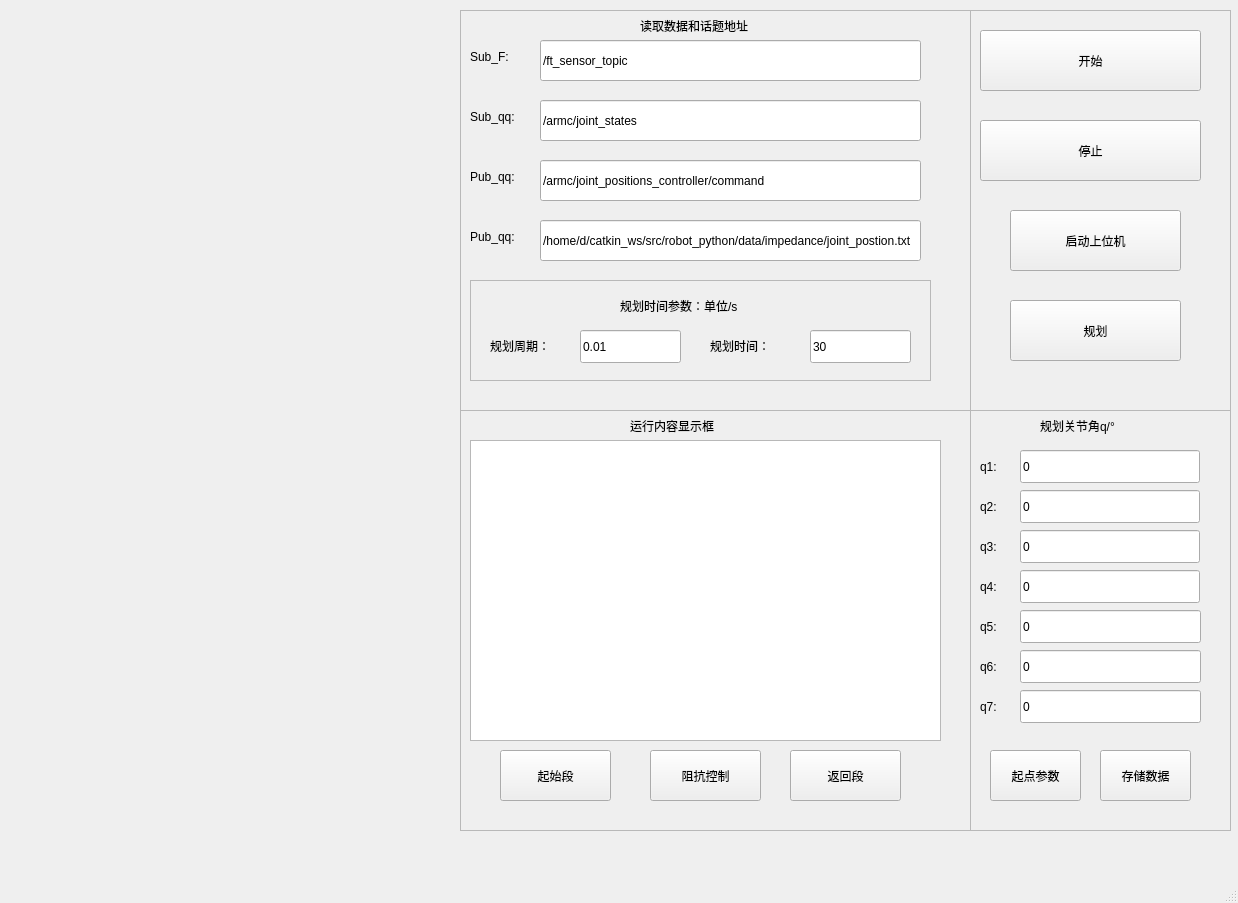
<?xml version="1.0" encoding="UTF-8"?>
<ui version="4.0">
 <class>MainWindow</class>
 <widget class="QMainWindow" name="MainWindow">
  <property name="geometry">
   <rect>
    <x>0</x>
    <y>0</y>
    <width>1238</width>
    <height>903</height>
   </rect>
  </property>
  <property name="windowTitle">
   <string>MainWindow</string>
  </property>
  <property name="iconSize">
   <size>
    <width>16</width>
    <height>16</height>
   </size>
  </property>
  <property name="animated">
   <bool>false</bool>
  </property>
  <widget class="QWidget" name="centralwidget">
   <widget class="QWidget" name="horizontalLayoutWidget">
    <property name="geometry">
     <rect>
      <x>10</x>
      <y>10</y>
      <width>451</width>
      <height>401</height>
     </rect>
    </property>
    <layout class="QHBoxLayout" name="horizontalLayout_1"/>
   </widget>
   <widget class="QWidget" name="horizontalLayoutWidget_2">
    <property name="geometry">
     <rect>
      <x>10</x>
      <y>410</y>
      <width>451</width>
      <height>421</height>
     </rect>
    </property>
    <layout class="QHBoxLayout" name="horizontalLayout_2"/>
   </widget>
   <widget class="QWidget" name="horizontalLayoutWidget_5">
    <property name="geometry">
     <rect>
      <x>460</x>
      <y>410</y>
      <width>511</width>
      <height>421</height>
     </rect>
    </property>
    <layout class="QHBoxLayout" name="horizontalLayout_5">
     <item>
      <widget class="QFrame" name="frame">
       <property name="frameShape">
        <enum>QFrame::StyledPanel</enum>
       </property>
       <property name="frameShadow">
        <enum>QFrame::Raised</enum>
       </property>
       <widget class="QTextEdit" name="textEdit">
        <property name="geometry">
         <rect>
          <x>10</x>
          <y>30</y>
          <width>471</width>
          <height>301</height>
         </rect>
        </property>
       </widget>
       <widget class="QLabel" name="label">
        <property name="geometry">
         <rect>
          <x>170</x>
          <y>0</y>
          <width>131</width>
          <height>31</height>
         </rect>
        </property>
        <property name="text">
         <string>运行内容显示框</string>
        </property>
       </widget>
       <widget class="QPushButton" name="button_init">
        <property name="geometry">
         <rect>
          <x>40</x>
          <y>340</y>
          <width>111</width>
          <height>51</height>
         </rect>
        </property>
        <property name="text">
         <string>起始段</string>
        </property>
        <property name="autoDefault">
         <bool>true</bool>
        </property>
       </widget>
       <widget class="QPushButton" name="button_imp">
        <property name="geometry">
         <rect>
          <x>190</x>
          <y>340</y>
          <width>111</width>
          <height>51</height>
         </rect>
        </property>
        <property name="text">
         <string>阻抗控制</string>
        </property>
        <property name="autoDefault">
         <bool>true</bool>
        </property>
       </widget>
       <widget class="QPushButton" name="button_end">
        <property name="geometry">
         <rect>
          <x>330</x>
          <y>340</y>
          <width>111</width>
          <height>51</height>
         </rect>
        </property>
        <property name="text">
         <string>返回段</string>
        </property>
        <property name="autoDefault">
         <bool>true</bool>
        </property>
       </widget>
      </widget>
     </item>
    </layout>
   </widget>
   <widget class="QWidget" name="horizontalLayoutWidget_6">
    <property name="geometry">
     <rect>
      <x>460</x>
      <y>10</y>
      <width>511</width>
      <height>401</height>
     </rect>
    </property>
    <layout class="QHBoxLayout" name="horizontalLayout_6">
     <item>
      <widget class="QFrame" name="frame_4">
       <property name="frameShape">
        <enum>QFrame::StyledPanel</enum>
       </property>
       <property name="frameShadow">
        <enum>QFrame::Raised</enum>
       </property>
       <widget class="QLineEdit" name="lineEdit_sub_qq">
        <property name="geometry">
         <rect>
          <x>80</x>
          <y>90</y>
          <width>381</width>
          <height>41</height>
         </rect>
        </property>
        <property name="text">
         <string>/armc/joint_states</string>
        </property>
       </widget>
       <widget class="QLabel" name="label_17">
        <property name="geometry">
         <rect>
          <x>10</x>
          <y>30</y>
          <width>61</width>
          <height>33</height>
         </rect>
        </property>
        <property name="text">
         <string>Sub_F:</string>
        </property>
       </widget>
       <widget class="QLineEdit" name="lineEdit_sub_f">
        <property name="geometry">
         <rect>
          <x>80</x>
          <y>30</y>
          <width>381</width>
          <height>41</height>
         </rect>
        </property>
        <property name="text">
         <string>/ft_sensor_topic</string>
        </property>
       </widget>
       <widget class="QLineEdit" name="lineEdit_pub_qq">
        <property name="geometry">
         <rect>
          <x>80</x>
          <y>150</y>
          <width>381</width>
          <height>41</height>
         </rect>
        </property>
        <property name="text">
         <string>/armc/joint_positions_controller/command</string>
        </property>
       </widget>
       <widget class="QLabel" name="label_18">
        <property name="geometry">
         <rect>
          <x>180</x>
          <y>0</y>
          <width>161</width>
          <height>31</height>
         </rect>
        </property>
        <property name="text">
         <string>读取数据和话题地址</string>
        </property>
       </widget>
       <widget class="QLabel" name="label_30">
        <property name="geometry">
         <rect>
          <x>10</x>
          <y>150</y>
          <width>71</width>
          <height>33</height>
         </rect>
        </property>
        <property name="text">
         <string>Pub_qq:</string>
        </property>
       </widget>
       <widget class="QLabel" name="label_19">
        <property name="geometry">
         <rect>
          <x>10</x>
          <y>90</y>
          <width>71</width>
          <height>33</height>
         </rect>
        </property>
        <property name="text">
         <string>Sub_qq:</string>
        </property>
       </widget>
       <widget class="QWidget" name="verticalLayoutWidget_3">
        <property name="geometry">
         <rect>
          <x>10</x>
          <y>270</y>
          <width>461</width>
          <height>101</height>
         </rect>
        </property>
        <layout class="QVBoxLayout" name="verticalLayout_3">
         <item>
          <widget class="QFrame" name="frame_3">
           <property name="frameShape">
            <enum>QFrame::StyledPanel</enum>
           </property>
           <property name="frameShadow">
            <enum>QFrame::Raised</enum>
           </property>
           <widget class="QLabel" name="label_13">
            <property name="geometry">
             <rect>
              <x>150</x>
              <y>10</y>
              <width>181</width>
              <height>31</height>
             </rect>
            </property>
            <property name="text">
             <string>规划时间参数：单位/s</string>
            </property>
           </widget>
           <widget class="QLineEdit" name="lineEdit_T">
            <property name="geometry">
             <rect>
              <x>110</x>
              <y>50</y>
              <width>101</width>
              <height>33</height>
             </rect>
            </property>
            <property name="text">
             <string>0.01</string>
            </property>
           </widget>
           <widget class="QLabel" name="label_12">
            <property name="geometry">
             <rect>
              <x>20</x>
              <y>50</y>
              <width>91</width>
              <height>31</height>
             </rect>
            </property>
            <property name="text">
             <string>规划周期：</string>
            </property>
           </widget>
           <widget class="QLabel" name="label_14">
            <property name="geometry">
             <rect>
              <x>240</x>
              <y>50</y>
              <width>91</width>
              <height>31</height>
             </rect>
            </property>
            <property name="text">
             <string>规划时间：</string>
            </property>
           </widget>
           <widget class="QLineEdit" name="lineEdit_t">
            <property name="geometry">
             <rect>
              <x>340</x>
              <y>50</y>
              <width>101</width>
              <height>33</height>
             </rect>
            </property>
            <property name="text">
             <string>30</string>
            </property>
           </widget>
          </widget>
         </item>
        </layout>
       </widget>
       <widget class="QLineEdit" name="lineEdit_data">
        <property name="geometry">
         <rect>
          <x>80</x>
          <y>210</y>
          <width>381</width>
          <height>41</height>
         </rect>
        </property>
        <property name="text">
         <string>/home/d/catkin_ws/src/robot_python/data/impedance/joint_postion.txt</string>
        </property>
       </widget>
       <widget class="QLabel" name="label_31">
        <property name="geometry">
         <rect>
          <x>10</x>
          <y>210</y>
          <width>71</width>
          <height>33</height>
         </rect>
        </property>
        <property name="text">
         <string>Pub_qq:</string>
        </property>
       </widget>
      </widget>
     </item>
    </layout>
   </widget>
   <widget class="QWidget" name="verticalLayoutWidget">
    <property name="geometry">
     <rect>
      <x>970</x>
      <y>410</y>
      <width>261</width>
      <height>421</height>
     </rect>
    </property>
    <layout class="QVBoxLayout" name="verticalLayout">
     <item>
      <widget class="QFrame" name="frame_6">
       <property name="frameShape">
        <enum>QFrame::StyledPanel</enum>
       </property>
       <property name="frameShadow">
        <enum>QFrame::Raised</enum>
       </property>
       <widget class="QLabel" name="label_4">
        <property name="geometry">
         <rect>
          <x>10</x>
          <y>160</y>
          <width>31</width>
          <height>33</height>
         </rect>
        </property>
        <property name="text">
         <string>q4:</string>
        </property>
       </widget>
       <widget class="QLineEdit" name="lineEdit_q5">
        <property name="geometry">
         <rect>
          <x>50</x>
          <y>200</y>
          <width>181</width>
          <height>33</height>
         </rect>
        </property>
        <property name="text">
         <string>0</string>
        </property>
       </widget>
       <widget class="QLabel" name="label_5">
        <property name="geometry">
         <rect>
          <x>10</x>
          <y>240</y>
          <width>31</width>
          <height>33</height>
         </rect>
        </property>
        <property name="text">
         <string>q6:</string>
        </property>
       </widget>
       <widget class="QLineEdit" name="lineEdit_q6">
        <property name="geometry">
         <rect>
          <x>50</x>
          <y>240</y>
          <width>181</width>
          <height>33</height>
         </rect>
        </property>
        <property name="text">
         <string>0</string>
        </property>
       </widget>
       <widget class="QLabel" name="label_6">
        <property name="geometry">
         <rect>
          <x>10</x>
          <y>280</y>
          <width>31</width>
          <height>33</height>
         </rect>
        </property>
        <property name="text">
         <string>q7:</string>
        </property>
       </widget>
       <widget class="QLineEdit" name="lineEdit_q7">
        <property name="geometry">
         <rect>
          <x>50</x>
          <y>280</y>
          <width>181</width>
          <height>33</height>
         </rect>
        </property>
        <property name="text">
         <string>0</string>
        </property>
       </widget>
       <widget class="QLineEdit" name="lineEdit_q4">
        <property name="geometry">
         <rect>
          <x>50</x>
          <y>160</y>
          <width>180</width>
          <height>33</height>
         </rect>
        </property>
        <property name="text">
         <string>0</string>
        </property>
       </widget>
       <widget class="QLabel" name="label_7">
        <property name="geometry">
         <rect>
          <x>10</x>
          <y>200</y>
          <width>31</width>
          <height>33</height>
         </rect>
        </property>
        <property name="text">
         <string>q5:</string>
        </property>
       </widget>
       <widget class="QLabel" name="label_3">
        <property name="geometry">
         <rect>
          <x>70</x>
          <y>0</y>
          <width>121</width>
          <height>31</height>
         </rect>
        </property>
        <property name="text">
         <string>规划关节角q/°</string>
        </property>
       </widget>
       <widget class="QLabel" name="label_8">
        <property name="geometry">
         <rect>
          <x>10</x>
          <y>120</y>
          <width>31</width>
          <height>33</height>
         </rect>
        </property>
        <property name="text">
         <string>q3:</string>
        </property>
       </widget>
       <widget class="QLineEdit" name="lineEdit_q3">
        <property name="geometry">
         <rect>
          <x>50</x>
          <y>120</y>
          <width>180</width>
          <height>33</height>
         </rect>
        </property>
        <property name="text">
         <string>0</string>
        </property>
       </widget>
       <widget class="QLabel" name="label_9">
        <property name="geometry">
         <rect>
          <x>10</x>
          <y>80</y>
          <width>31</width>
          <height>33</height>
         </rect>
        </property>
        <property name="text">
         <string>q2:</string>
        </property>
       </widget>
       <widget class="QLineEdit" name="lineEdit_q2">
        <property name="geometry">
         <rect>
          <x>50</x>
          <y>80</y>
          <width>180</width>
          <height>33</height>
         </rect>
        </property>
        <property name="text">
         <string>0</string>
        </property>
       </widget>
       <widget class="QLabel" name="label_10">
        <property name="geometry">
         <rect>
          <x>10</x>
          <y>40</y>
          <width>31</width>
          <height>33</height>
         </rect>
        </property>
        <property name="text">
         <string>q1:</string>
        </property>
       </widget>
       <widget class="QLineEdit" name="lineEdit_q1">
        <property name="geometry">
         <rect>
          <x>50</x>
          <y>40</y>
          <width>180</width>
          <height>33</height>
         </rect>
        </property>
        <property name="text">
         <string>0</string>
        </property>
       </widget>
       <widget class="QPushButton" name="button_read">
        <property name="geometry">
         <rect>
          <x>20</x>
          <y>340</y>
          <width>91</width>
          <height>51</height>
         </rect>
        </property>
        <property name="text">
         <string>起点参数</string>
        </property>
        <property name="autoDefault">
         <bool>true</bool>
        </property>
       </widget>
       <widget class="QPushButton" name="button_write">
        <property name="geometry">
         <rect>
          <x>130</x>
          <y>340</y>
          <width>91</width>
          <height>51</height>
         </rect>
        </property>
        <property name="text">
         <string>存储数据</string>
        </property>
        <property name="autoDefault">
         <bool>true</bool>
        </property>
       </widget>
       <zorder>lineEdit_q4</zorder>
       <zorder>label_4</zorder>
       <zorder>lineEdit_q5</zorder>
       <zorder>label_7</zorder>
       <zorder>label_5</zorder>
       <zorder>lineEdit_q6</zorder>
       <zorder>label_6</zorder>
       <zorder>lineEdit_q7</zorder>
       <zorder>label_3</zorder>
       <zorder>label_8</zorder>
       <zorder>lineEdit_q3</zorder>
       <zorder>label_9</zorder>
       <zorder>lineEdit_q2</zorder>
       <zorder>label_10</zorder>
       <zorder>lineEdit_q1</zorder>
       <zorder>button_read</zorder>
       <zorder>button_write</zorder>
      </widget>
     </item>
    </layout>
   </widget>
   <widget class="QWidget" name="verticalLayoutWidget_2">
    <property name="geometry">
     <rect>
      <x>970</x>
      <y>10</y>
      <width>261</width>
      <height>401</height>
     </rect>
    </property>
    <layout class="QVBoxLayout" name="verticalLayout_2">
     <item>
      <widget class="QFrame" name="frame_5">
       <property name="frameShape">
        <enum>QFrame::StyledPanel</enum>
       </property>
       <property name="frameShadow">
        <enum>QFrame::Raised</enum>
       </property>
       <widget class="QPushButton" name="button_begin">
        <property name="geometry">
         <rect>
          <x>10</x>
          <y>20</y>
          <width>221</width>
          <height>61</height>
         </rect>
        </property>
        <property name="text">
         <string>开始</string>
        </property>
        <property name="iconSize">
         <size>
          <width>16</width>
          <height>16</height>
         </size>
        </property>
        <property name="autoRepeat">
         <bool>false</bool>
        </property>
        <property name="autoExclusive">
         <bool>false</bool>
        </property>
        <property name="autoRepeatDelay">
         <number>400</number>
        </property>
        <property name="autoRepeatInterval">
         <number>200</number>
        </property>
        <property name="autoDefault">
         <bool>true</bool>
        </property>
        <property name="flat">
         <bool>false</bool>
        </property>
       </widget>
       <widget class="QPushButton" name="button_stop">
        <property name="geometry">
         <rect>
          <x>10</x>
          <y>110</y>
          <width>221</width>
          <height>61</height>
         </rect>
        </property>
        <property name="text">
         <string>停止</string>
        </property>
        <property name="autoDefault">
         <bool>true</bool>
        </property>
       </widget>
       <widget class="QPushButton" name="button_plan">
        <property name="geometry">
         <rect>
          <x>40</x>
          <y>290</y>
          <width>171</width>
          <height>61</height>
         </rect>
        </property>
        <property name="text">
         <string>规划</string>
        </property>
        <property name="autoDefault">
         <bool>true</bool>
        </property>
       </widget>
       <widget class="QPushButton" name="button_receive">
        <property name="geometry">
         <rect>
          <x>40</x>
          <y>200</y>
          <width>171</width>
          <height>61</height>
         </rect>
        </property>
        <property name="text">
         <string>启动上位机</string>
        </property>
        <property name="autoDefault">
         <bool>true</bool>
        </property>
       </widget>
      </widget>
     </item>
    </layout>
   </widget>
  </widget>
  <widget class="QMenuBar" name="menubar">
   <property name="geometry">
    <rect>
     <x>0</x>
     <y>0</y>
     <width>1238</width>
     <height>35</height>
    </rect>
   </property>
   <property name="defaultUp">
    <bool>false</bool>
   </property>
  </widget>
  <widget class="QStatusBar" name="statusbar"/>
 </widget>
 <resources/>
 <connections/>
</ui>
